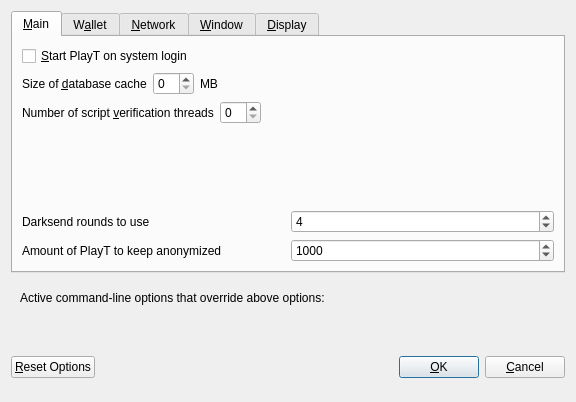
<?xml version="1.0" encoding="UTF-8"?>
<ui version="4.0">
 <class>OptionsDialog</class>
 <widget class="QDialog" name="OptionsDialog">
  <property name="geometry">
   <rect>
    <x>0</x>
    <y>0</y>
    <width>576</width>
    <height>402</height>
   </rect>
  </property>
  <property name="windowTitle">
   <string>Options</string>
  </property>
  <property name="modal">
   <bool>true</bool>
  </property>
  <layout class="QVBoxLayout" name="verticalLayout">
   <item>
    <widget class="QTabWidget" name="tabWidget">
     <property name="currentIndex">
      <number>0</number>
     </property>
     <widget class="QWidget" name="tabMain">
      <attribute name="title">
       <string>&amp;Main</string>
      </attribute>
      <layout class="QVBoxLayout" name="verticalLayout_Main">
       <item>
        <widget class="QCheckBox" name="bitcoinAtStartup">
         <property name="toolTip">
          <string>Automatically start PlayT after logging in to the system.</string>
         </property>
         <property name="text">
          <string>&amp;Start PlayT on system login</string>
         </property>
        </widget>
       </item>
       <item>
        <layout class="QHBoxLayout" name="horizontalLayout_2_Main">
         <item>
          <widget class="QLabel" name="databaseCacheLabel">
           <property name="text">
            <string>Size of &amp;database cache</string>
           </property>
           <property name="textFormat">
            <enum>Qt::PlainText</enum>
           </property>
           <property name="buddy">
            <cstring>databaseCache</cstring>
           </property>
          </widget>
         </item>
         <item>
          <widget class="QSpinBox" name="databaseCache"/>
         </item>
         <item>
          <widget class="QLabel" name="databaseCacheUnitLabel">
           <property name="text">
            <string>MB</string>
           </property>
           <property name="textFormat">
            <enum>Qt::PlainText</enum>
           </property>
          </widget>
         </item>
         <item>
          <spacer name="horizontalSpacer_2_Main">
           <property name="orientation">
            <enum>Qt::Horizontal</enum>
           </property>
           <property name="sizeHint" stdset="0">
            <size>
             <width>40</width>
             <height>20</height>
            </size>
           </property>
          </spacer>
         </item>
        </layout>
       </item>
       <item>
        <layout class="QHBoxLayout" name="horizontalLayout_3_Main">
         <item>
          <widget class="QLabel" name="threadsScriptVerifLabel">
           <property name="text">
            <string>Number of script &amp;verification threads</string>
           </property>
           <property name="textFormat">
            <enum>Qt::PlainText</enum>
           </property>
           <property name="buddy">
            <cstring>threadsScriptVerif</cstring>
           </property>
          </widget>
         </item>
         <item>
          <widget class="QSpinBox" name="threadsScriptVerif">
           <property name="toolTip">
            <string>(0 = auto, &lt;0 = leave that many cores free)</string>
           </property>
          </widget>
         </item>
         <item>
          <spacer name="horizontalSpacer_3_Main">
           <property name="orientation">
            <enum>Qt::Horizontal</enum>
           </property>
           <property name="sizeHint" stdset="0">
            <size>
             <width>40</width>
             <height>20</height>
            </size>
           </property>
          </spacer>
         </item>
        </layout>
       </item>
       <item>
        <spacer name="verticalSpacer_Main">
         <property name="orientation">
          <enum>Qt::Vertical</enum>
         </property>
         <property name="sizeHint" stdset="0">
          <size>
           <width>20</width>
           <height>40</height>
          </size>
         </property>
        </spacer>
       </item>
       <item>
        <layout class="QHBoxLayout" name="horizontalLayout_4_Main">
         <item>
          <widget class="QLabel" name="label">
           <property name="toolTip">
            <string>This setting determines the amount of individual masternodes that an input will be anonymized through.&lt;br/&gt;More rounds of anonymization gives a higher degree of privacy, but also costs more in fees.</string>
           </property>
           <property name="text">
            <string>Darksend rounds to use</string>
           </property>
          </widget>
         </item>
         <item>
          <widget class="QSpinBox" name="darksendRounds">
           <property name="minimum">
            <number>2</number>
           </property>
           <property name="maximum">
            <number>8</number>
           </property>
           <property name="value">
            <number>4</number>
           </property>
          </widget>
         </item>
        </layout>
       </item>
       <item>
        <layout class="QHBoxLayout" name="horizontalLayout">
         <item>
          <widget class="QLabel" name="label_2">
           <property name="toolTip">
            <string>This amount acts as a threshold to turn off Darksend once it's reached.</string>
           </property>
           <property name="statusTip">
            <string notr="true"/>
           </property>
           <property name="whatsThis">
            <string notr="true"/>
           </property>
           <property name="accessibleName">
            <string notr="true"/>
           </property>
           <property name="accessibleDescription">
            <string notr="true"/>
           </property>
           <property name="text">
            <string>Amount of PlayT to keep anonymized</string>
           </property>
          </widget>
         </item>
         <item>
          <widget class="QSpinBox" name="anonymizeDarkcoin">
           <property name="minimum">
            <number>2</number>
           </property>
           <property name="maximum">
            <number>2000</number>
           </property>
           <property name="singleStep">
            <number>10</number>
           </property>
           <property name="value">
            <number>1000</number>
           </property>
          </widget>
         </item>
        </layout>
       </item>
      </layout>
     </widget>
     <widget class="QWidget" name="tabWallet">
      <attribute name="title">
       <string>W&amp;allet</string>
      </attribute>
      <layout class="QVBoxLayout" name="verticalLayout_Wallet">
       <item>
        <widget class="QGroupBox" name="groupBox">
         <property name="title">
          <string>Expert</string>
         </property>
         <layout class="QVBoxLayout" name="verticalLayout_2">
          <item>
           <widget class="QCheckBox" name="coinControlFeatures">
            <property name="toolTip">
             <string>Whether to show coin control features or not.</string>
            </property>
            <property name="text">
             <string>Enable coin &amp;control features</string>
            </property>
           </widget>
          </item>
          <item>
           <widget class="QCheckBox" name="spendZeroConfChange">
            <property name="toolTip">
             <string>If you disable the spending of unconfirmed change, the change from a transaction&lt;br/&gt;cannot be used until that transaction has at least one confirmation.&lt;br/&gt;This also affects how your balance is computed.</string>
            </property>
            <property name="text">
             <string>&amp;Spend unconfirmed change</string>
            </property>
           </widget>
          </item>
         </layout>
        </widget>
       </item>
       <item>
        <spacer name="verticalSpacer_Wallet">
         <property name="orientation">
          <enum>Qt::Vertical</enum>
         </property>
         <property name="sizeHint" stdset="0">
          <size>
           <width>20</width>
           <height>40</height>
          </size>
         </property>
        </spacer>
       </item>
      </layout>
     </widget>
     <widget class="QWidget" name="tabNetwork">
      <attribute name="title">
       <string>&amp;Network</string>
      </attribute>
      <layout class="QVBoxLayout" name="verticalLayout_Network">
       <item>
        <widget class="QCheckBox" name="mapPortUpnp">
         <property name="toolTip">
          <string>Automatically open the PlayT client port on the router. This only works when your router supports UPnP and it is enabled.</string>
         </property>
         <property name="text">
          <string>Map port using &amp;UPnP</string>
         </property>
        </widget>
       </item>
       <item>
        <widget class="QCheckBox" name="allowIncoming">
         <property name="toolTip">
          <string>Accept connections from outside</string>
         </property>
         <property name="text">
          <string>Allow incoming connections</string>
         </property>
        </widget>
       </item>
       <item>
        <widget class="QCheckBox" name="connectSocks">
         <property name="toolTip">
          <string>Connect to the PlayT network through a SOCKS5 proxy.</string>
         </property>
         <property name="text">
          <string>&amp;Connect through SOCKS5 proxy (default proxy):</string>
         </property>
        </widget>
       </item>
       <item>
        <layout class="QHBoxLayout" name="horizontalLayout_1_Network">
         <item>
          <widget class="QLabel" name="proxyIpLabel">
           <property name="text">
            <string>Proxy &amp;IP:</string>
           </property>
           <property name="textFormat">
            <enum>Qt::PlainText</enum>
           </property>
           <property name="buddy">
            <cstring>proxyIp</cstring>
           </property>
          </widget>
         </item>
         <item>
          <widget class="QValidatedLineEdit" name="proxyIp">
           <property name="minimumSize">
            <size>
             <width>140</width>
             <height>0</height>
            </size>
           </property>
           <property name="maximumSize">
            <size>
             <width>140</width>
             <height>16777215</height>
            </size>
           </property>
           <property name="toolTip">
            <string>IP address of the proxy (e.g. IPv4: 127.0.0.1 / IPv6: ::1)</string>
           </property>
          </widget>
         </item>
         <item>
          <widget class="QLabel" name="proxyPortLabel">
           <property name="text">
            <string>&amp;Port:</string>
           </property>
           <property name="textFormat">
            <enum>Qt::PlainText</enum>
           </property>
           <property name="buddy">
            <cstring>proxyPort</cstring>
           </property>
          </widget>
         </item>
         <item>
          <widget class="QLineEdit" name="proxyPort">
           <property name="minimumSize">
            <size>
             <width>55</width>
             <height>0</height>
            </size>
           </property>
           <property name="maximumSize">
            <size>
             <width>55</width>
             <height>16777215</height>
            </size>
           </property>
           <property name="toolTip">
            <string>Port of the proxy (e.g. 9050)</string>
           </property>
          </widget>
         </item>
         <item>
          <spacer name="horizontalSpacer_1_Network">
           <property name="orientation">
            <enum>Qt::Horizontal</enum>
           </property>
           <property name="sizeHint" stdset="0">
            <size>
             <width>40</width>
             <height>20</height>
            </size>
           </property>
          </spacer>
         </item>
        </layout>
       </item>
       <item>
        <spacer name="verticalSpacer_Network">
         <property name="orientation">
          <enum>Qt::Vertical</enum>
         </property>
         <property name="sizeHint" stdset="0">
          <size>
           <width>20</width>
           <height>40</height>
          </size>
         </property>
        </spacer>
       </item>
      </layout>
     </widget>
     <widget class="QWidget" name="tabWindow">
      <attribute name="title">
       <string>&amp;Window</string>
      </attribute>
      <layout class="QVBoxLayout" name="verticalLayout_Window">
       <item>
        <widget class="QCheckBox" name="minimizeToTray">
         <property name="toolTip">
          <string>Show only a tray icon after minimizing the window.</string>
         </property>
         <property name="text">
          <string>&amp;Minimize to the tray instead of the taskbar</string>
         </property>
        </widget>
       </item>
       <item>
        <widget class="QCheckBox" name="minimizeOnClose">
         <property name="toolTip">
          <string>Minimize instead of exit the application when the window is closed. When this option is enabled, the application will be closed only after selecting Quit in the menu.</string>
         </property>
         <property name="text">
          <string>M&amp;inimize on close</string>
         </property>
        </widget>
       </item>
       <item>
        <spacer name="verticalSpacer_Window">
         <property name="orientation">
          <enum>Qt::Vertical</enum>
         </property>
         <property name="sizeHint" stdset="0">
          <size>
           <width>20</width>
           <height>40</height>
          </size>
         </property>
        </spacer>
       </item>
      </layout>
     </widget>
     <widget class="QWidget" name="tabDisplay">
      <attribute name="title">
       <string>&amp;Display</string>
      </attribute>
      <layout class="QVBoxLayout" name="verticalLayout_Display">
       <item>
        <layout class="QHBoxLayout" name="horizontalLayout_1_Display">
         <item>
          <widget class="QLabel" name="langLabel">
           <property name="text">
            <string>User Interface &amp;language:</string>
           </property>
           <property name="textFormat">
            <enum>Qt::PlainText</enum>
           </property>
           <property name="buddy">
            <cstring>lang</cstring>
           </property>
          </widget>
         </item>
         <item>
          <widget class="QValueComboBox" name="lang">
           <property name="toolTip">
            <string>The user interface language can be set here. This setting will take effect after restarting PlayT.</string>
           </property>
          </widget>
         </item>
        </layout>
       </item>
       <item>
        <widget class="QLabel" name="label_3">
         <property name="toolTip">
          <string notr="true"/>
         </property>
         <property name="statusTip">
          <string notr="true"/>
         </property>
         <property name="whatsThis">
          <string notr="true"/>
         </property>
         <property name="accessibleName">
          <string notr="true"/>
         </property>
         <property name="text">
          <string>Language missing or translation incomplete? Help contributing translations here:
https://www.transifex.com/projects/p/playt/</string>
         </property>
         <property name="wordWrap">
          <bool>true</bool>
         </property>
         <property name="openExternalLinks">
          <bool>true</bool>
         </property>
         <property name="textInteractionFlags">
          <set>Qt::TextBrowserInteraction</set>
         </property>
        </widget>
       </item>
       <item>
        <layout class="QHBoxLayout" name="horizontalLayout_4_Display" stretch="0,0">
         <item>
          <widget class="QLabel" name="themeLabel">
           <property name="text">
            <string>User Interface Theme:</string>
           </property>
          </widget>
         </item>
         <item>
          <widget class="QValueComboBox" name="theme"/>
         </item>
        </layout>
       </item>
       <item>
        <widget class="Line" name="line">
         <property name="orientation">
          <enum>Qt::Horizontal</enum>
         </property>
        </widget>
       </item>
       <item>
        <layout class="QHBoxLayout" name="horizontalLayout_2_Display">
         <item>
          <widget class="QLabel" name="unitLabel">
           <property name="text">
            <string>&amp;Unit to show amounts in:</string>
           </property>
           <property name="textFormat">
            <enum>Qt::PlainText</enum>
           </property>
           <property name="buddy">
            <cstring>unit</cstring>
           </property>
          </widget>
         </item>
         <item>
          <widget class="QValueComboBox" name="unit">
           <property name="toolTip">
            <string>Choose the default subdivision unit to show in the interface and when sending coins.</string>
           </property>
          </widget>
         </item>
        </layout>
       </item>
       <item>
        <layout class="QHBoxLayout" name="horizontalLayout_5_Display">
         <item>
          <widget class="QLabel" name="digitsLabel">
           <property name="text">
            <string>Decimal digits</string>
           </property>
          </widget>
         </item>
         <item>
          <widget class="QValueComboBox" name="digits"/>
         </item>
        </layout>
       </item>
       <item>
        <layout class="QHBoxLayout" name="horizontalLayout_3_Display">
         <item>
          <widget class="QLabel" name="thirdPartyTxUrlsLabel">
           <property name="toolTip">
            <string>Third party URLs (e.g. a block explorer) that appear in the transactions tab as context menu items. %s in the URL is replaced by transaction hash. Multiple URLs are separated by vertical bar |.</string>
           </property>
           <property name="text">
            <string>Third party transaction URLs</string>
           </property>
           <property name="buddy">
            <cstring>thirdPartyTxUrls</cstring>
           </property>
          </widget>
         </item>
         <item>
          <widget class="QLineEdit" name="thirdPartyTxUrls">
           <property name="toolTip">
            <string>Third party URLs (e.g. a block explorer) that appear in the transactions tab as context menu items. %s in the URL is replaced by transaction hash. Multiple URLs are separated by vertical bar |.</string>
           </property>
          </widget>
         </item>
        </layout>
       </item>
       <item>
        <spacer name="verticalSpacer">
         <property name="orientation">
          <enum>Qt::Vertical</enum>
         </property>
         <property name="sizeHint" stdset="0">
          <size>
           <width>20</width>
           <height>40</height>
          </size>
         </property>
        </spacer>
       </item>
      </layout>
     </widget>
    </widget>
   </item>
   <item>
    <widget class="QFrame" name="frame">
     <layout class="QVBoxLayout" name="verticalLayout_Bottom">
      <item>
       <layout class="QHBoxLayout" name="horizontalLayout_Bottom">
        <item>
         <widget class="QLabel" name="overriddenByCommandLineInfoLabel">
          <property name="text">
           <string>Active command-line options that override above options:</string>
          </property>
          <property name="textFormat">
           <enum>Qt::PlainText</enum>
          </property>
         </widget>
        </item>
        <item>
         <spacer name="horizontalSpacer_Bottom">
          <property name="orientation">
           <enum>Qt::Horizontal</enum>
          </property>
          <property name="sizeHint" stdset="0">
           <size>
            <width>40</width>
            <height>20</height>
           </size>
          </property>
         </spacer>
        </item>
       </layout>
      </item>
      <item>
       <widget class="QLabel" name="overriddenByCommandLineLabel">
        <property name="text">
         <string/>
        </property>
        <property name="textFormat">
         <enum>Qt::PlainText</enum>
        </property>
        <property name="wordWrap">
         <bool>true</bool>
        </property>
       </widget>
      </item>
     </layout>
    </widget>
   </item>
   <item>
    <layout class="QHBoxLayout" name="horizontalLayout_Buttons">
     <item>
      <widget class="QPushButton" name="resetButton">
       <property name="toolTip">
        <string>Reset all client options to default.</string>
       </property>
       <property name="text">
        <string>&amp;Reset Options</string>
       </property>
       <property name="autoDefault">
        <bool>false</bool>
       </property>
      </widget>
     </item>
     <item>
      <spacer name="horizontalSpacer_1">
       <property name="orientation">
        <enum>Qt::Horizontal</enum>
       </property>
       <property name="sizeHint" stdset="0">
        <size>
         <width>40</width>
         <height>48</height>
        </size>
       </property>
      </spacer>
     </item>
     <item>
      <widget class="QLabel" name="statusLabel">
       <property name="minimumSize">
        <size>
         <width>200</width>
         <height>0</height>
        </size>
       </property>
       <property name="font">
        <font>
         <weight>75</weight>
         <bold>true</bold>
        </font>
       </property>
       <property name="text">
        <string/>
       </property>
       <property name="textFormat">
        <enum>Qt::PlainText</enum>
       </property>
       <property name="wordWrap">
        <bool>true</bool>
       </property>
      </widget>
     </item>
     <item>
      <spacer name="horizontalSpacer_2">
       <property name="orientation">
        <enum>Qt::Horizontal</enum>
       </property>
       <property name="sizeHint" stdset="0">
        <size>
         <width>40</width>
         <height>48</height>
        </size>
       </property>
      </spacer>
     </item>
     <item>
      <widget class="QPushButton" name="okButton">
       <property name="text">
        <string>&amp;OK</string>
       </property>
       <property name="autoDefault">
        <bool>false</bool>
       </property>
       <property name="default">
        <bool>true</bool>
       </property>
      </widget>
     </item>
     <item>
      <widget class="QPushButton" name="cancelButton">
       <property name="text">
        <string>&amp;Cancel</string>
       </property>
       <property name="autoDefault">
        <bool>false</bool>
       </property>
      </widget>
     </item>
    </layout>
   </item>
  </layout>
 </widget>
 <customwidgets>
  <customwidget>
   <class>QValidatedLineEdit</class>
   <extends>QLineEdit</extends>
   <header>qvalidatedlineedit.h</header>
  </customwidget>
  <customwidget>
   <class>QValueComboBox</class>
   <extends>QComboBox</extends>
   <header>qvaluecombobox.h</header>
  </customwidget>
 </customwidgets>
 <resources/>
 <connections/>
</ui>
